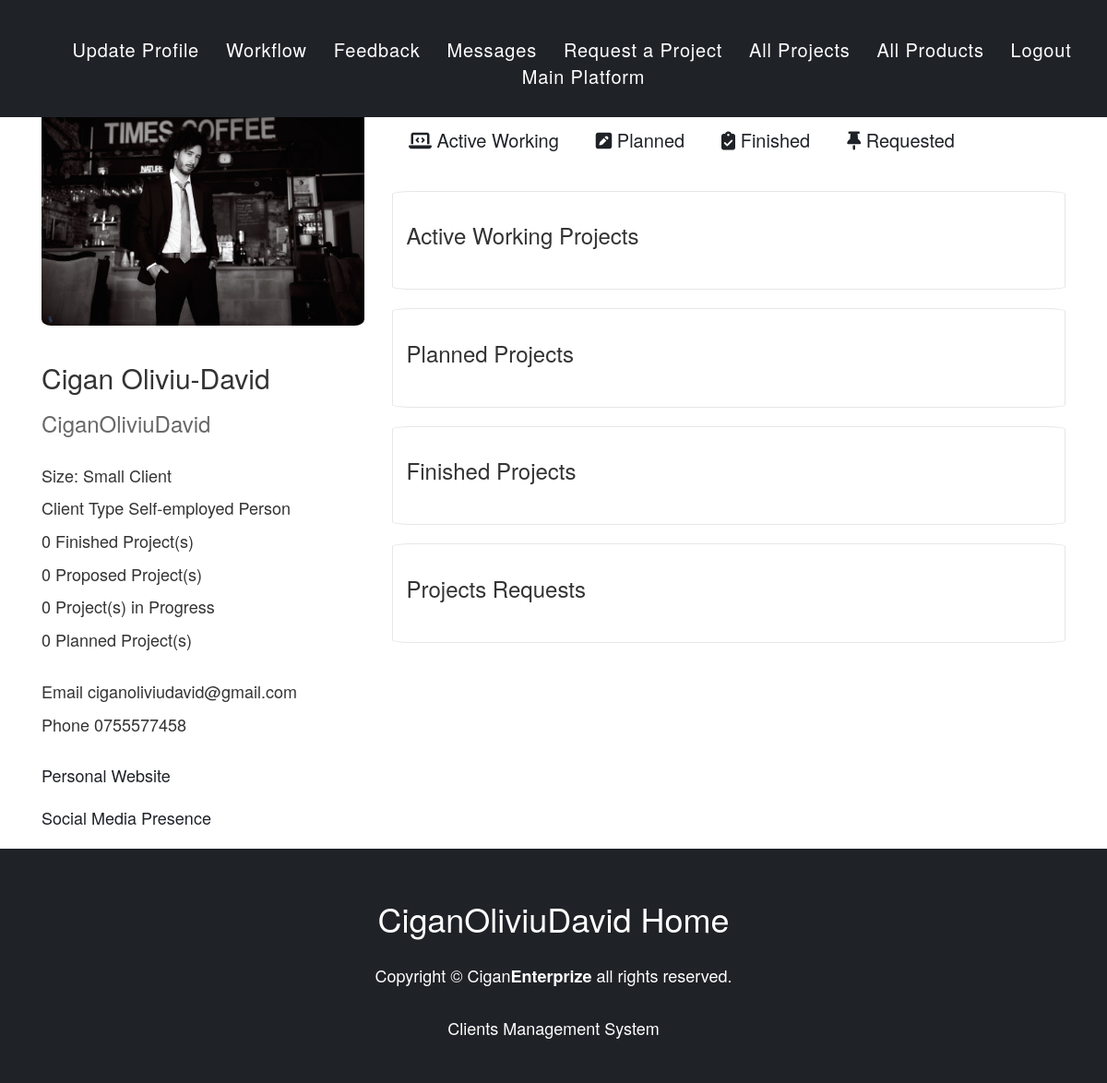
The page /client/home/ (signed in) on the database its author committed.
### ClientsManagement/models.py (models this page shows, shortened)
class ClientsDetail(models.Model):
    user = models.ForeignKey(User, on_delete=models.CASCADE, name='user')
    size_of_client = models.CharField(max_length=100, choices=SIZE_OF_CLIENT, default="Small Client")
    type_of_client = models.CharField(max_length=100, choices=TYPE_OF_CLIENT, default="Self-employed Person")
    number_of_finished_projects = models.IntegerField(default=0)
    number_of_proposed_projects = models.IntegerField(default=0)
    number_of_projects_in_progress = models.IntegerField(default=0)
    number_of_planned_projects = models.IntegerField(default=0)
    profile_image = models.ImageField(upload_to='clients-profile-images/',
                                      default='/clients-profile-images/default.jpg')
    first_name = models.CharField(max_length=100, default="")
    last_name = models.CharField(max_length=100, default="")
    client_description = models.TextField(default="")
    email = models.EmailField(max_length=248, default="")
    phone_number = models.CharField(max_length=10, default="")
    website = models.URLField(max_length=200, default="")
    social_media_presence = models.URLField(max_length=200, default="")

### ClientsManagement/views.py (the view)
# urls.py: path('home/', views.index, name='index'),
@login_required
def index(request):
    template_name = 'views/client_index_view.html'
    client_details_query = ClientsDetail.objects.filter(user=request.user)[:3]
    active_working_projects_query = ActiveWorkingProject.objects.filter(user=request.user)[:3]
    finished_projects_query = FinishedProject.objects.filter(user=request.user)[:3]
    planned_projects_query = PlannedProject.objects.filter(user=request.user)[:3]
    projects_request_query = ProjectsRequest.objects.filter(user=request.user)[:3]
    args = {
        'client_details_query': client_details_query,
        'active_working_projects_query': active_working_projects_query,
        'finished_projects_query': finished_projects_query,
        'planned_projects_query': planned_projects_query,
        'projects_request_query': projects_request_query,
    }
    create_user_in_client_detail(request.user)
    set_number_of_finished_projects_for_user(request.user)
    set_number_of_active_projects_for_user(request.user)
    set_number_of_planned_projects_for_user(request.user)
    set_number_of_requested_projects_for_user(request.user)
    save_project_from_active_projects_in_finished_projects(request.user)
    save_project_from_requested_projects_in_planned_projects(request.user)
    save_project_from_planned_projects_in_active_projects(request.user)
    return render(request, template_name, args)

### Index/client_projects_relationship.py (called while the page is built)
def get_number_of_finished_projects_for_user(user):
    result = FinishedProject.objects.filter(user=user)
    return result.count()

def get_number_of_active_projects_for_user(user):
    result = ActiveWorkingProject.objects.filter(user=user)
    return result.count()

def get_number_of_planned_projects_for_user(user):
    result = PlannedProject.objects.filter(user=user)
    return result.count()

def get_number_of_requested_projects_for_user(user):
    result = ProjectsRequest.objects.filter(user=user)
    return result.count()

def set_number_of_finished_projects_for_user(user):
    user_query = ClientsDetail.objects.get(user=user)
    user_query.number_of_finished_projects = get_number_of_finished_projects_for_user(user)
    user_query.save()

def set_number_of_active_projects_for_user(user):
    user_query = ClientsDetail.objects.get(user=user)
    user_query.number_of_projects_in_progress = get_number_of_active_projects_for_user(user)
    user_query.save()

def set_number_of_planned_projects_for_user(user):
    user_query = ClientsDetail.objects.get(user=user)
    user_query.number_of_planned_projects = get_number_of_planned_projects_for_user(user)
    user_query.save()

def set_number_of_requested_projects_for_user(user):
    user_query = ClientsDetail.objects.get(user=user)
    user_query.number_of_proposed_projects = get_number_of_requested_projects_for_user(user)
    user_query.save()

### Index/projects_administration.py (called while the page is built, shortened)
def save_project_from_active_projects_in_finished_projects(user):
    projects_query = ActiveWorkingProject.objects.filter(user=user)

def save_project_from_requested_projects_in_planned_projects(user):
    projects_query = ProjectsRequest.objects.filter(user=user)

def save_project_from_planned_projects_in_active_projects(user):
    projects_query = PlannedProject.objects.filter(user=user)

### Index/setup_client_profile.py (called while the page is built)
def create_user_in_client_detail(user):
    if not ClientsDetail.objects.filter(user=user):
        save_to_database = ClientsDetail(user=user)
        save_to_database.save()

### ClientsManagement/templates/views/client_index_view.html (shortened to what this page needs)
{% extends 'layouts/main_layout.html' %}
{% block head %}
    {% load static %}
    <link rel="stylesheet" type="text/css" href="{% static 'css/style_cms.css' %}">
    <link rel="stylesheet" type="text/css" href="{% static 'css/mobile_adjust_cms.css' %}">
{% endblock %}
{% block content %}
<div align="center">
    <nav>
        <div class="nav-container">
            <ul>
                <li><a href="{% url 'update_profile' %}">Update Profile</a></li>
                <li><a href="{% url 'index' %}">Workflow</a></li>
                <li><a href="{% url 'feedback_page' %}">Feedback</a></li>
                <li><a href="{% url 'client_messages' %}">Messages</a></li>
                <li><a href="{% url 'projects_request' %}">Request a Project</a></li>
                <li><a href="{% url 'projects_handler' %}">All Projects</a></li>
                <li><a href="{% url 'product_handler' %}">All Products</a></li>
                <li><a href="{% url 'logout' %}">Logout</a></li>
                <li><a href="/">Main Platform</a></li>
            </ul>
        </div>
    </nav>
</div>
<div>&nbsp;</div><div>&nbsp;</div><div>&nbsp;</div>
<div class="container" id="content">
        <div class="col-lg-4">
            <div class="profile">
            {% for client in client_details_query %}
                <img src="{{ client.profile_image.url }}" />
            {% endfor %}
            <div>&nbsp;</div>
            {% for client in client_details_query %}
                <h2>{{ client.last_name }} {{ client.first_name }}</h2>
            {% endfor %}
            <h3>{{ user.username }}</h3>
            <div>&nbsp;</div>
            {% for client in client_details_query %}
                <p>Size: {{ client.size_of_client }}</p>
                <p>Client Type {{ client.type_of_client }}</p>
                <p>{{ client.number_of_finished_projects }} Finished Project(s)</p>
                <p>{{ client.number_of_proposed_projects }} Proposed Project(s)</p>
                <p>{{ client.number_of_projects_in_progress }} Project(s) in Progress</p>
                <p>{{ client.number_of_planned_projects }} Planned Project(s)</p>
                <div>&nbsp;</div>
                <p>Email {{ client.email }}</p>
                <p>Phone {{ client.phone_number }}</p>
                <div>&nbsp;</div>
                <a target="_blank" href="{{ client.website }}">Personal Website</a>
                <div>&nbsp;</div>
                <a target="_blank" href="{{ client.social_media_presence }}">Social Media Presence</a>
            {% endfor %}
            </div>
        </div>
        <div class="col-lg-8" align="left">
            <div class="scrollmenu">
                <a href="{% url 'active_working_projects' %}"><i class="fas fa-laptop-code"></i> Active Working</a>
                <a href={% url 'planned_projects' %}><i class="fas fa-pen-square"></i> Planned</a>
                <a href="{% url 'finished_projects' %}"><i class="fas fa-clipboard-check"></i> Finished</a>
                <a href={% url 'requested_projects' %}><i class="fas fa-thumbtack"></i> Requested</a>
            </div>
            <div>&nbsp;</div>
            <div class="GeneralPresentationProjects">
                <h3>Active Working Projects</h3>
                <div>&nbsp;</div>
            </div>
            <div>&nbsp;</div>
            <div class="GeneralPresentationProjects">
                <h3>Planned Projects</h3>
                <div>&nbsp;</div>
            </div>
            <div>&nbsp;</div>
            <div class="GeneralPresentationProjects">
                <h3>Finished Projects</h3>
                <div>&nbsp;</div>
            </div>
            <div>&nbsp;</div>
            <div class="GeneralPresentationProjects">
                <h3>Projects Requests</h3>
                <div>&nbsp;</div>
            </div>
        </div>
    </div>
    <div>&nbsp;</div>
    <div class="footer" align="center">
        <h1>{{ user.username }} Home</h1>
        <div>&nbsp;</div>
        <p>Copyright &copy; Cigan<b>Enterprize</b> all rights reserved.</p>
        <div>&nbsp;</div>
        <p>Clients Management System</p>
    </div>
{% endblock %}

### ClientsManagement/templates/layouts/main_layout.html (shortened to what this page needs)
<!DOCTYPE html>
<html lang="en">
<head>
  <link rel="stylesheet" href="https://stackpath.bootstrapcdn.com/font-awesome/4.7.0/css/font-awesome.min.css">
  <link rel="stylesheet" href="https://maxcdn.bootstrapcdn.com/bootstrap/3.3.7/css/bootstrap.min.css">
  <link rel="stylesheet" href="https://maxcdn.bootstrapcdn.com/bootstrap/3.3.7/css/bootstrap-theme.min.css">
  <link rel="stylesheet" href="https://stackpath.bootstrapcdn.com/font-awesome/4.7.0/css/font-awesome.min.css">
  {% block head %}
  {% endblock %}
</head>
<body>
    {% block content %}
    {%  endblock %}
</body>
</html>

### ClientsManagement/static/css/style_cms.css (style rules this page uses)
#content { margin-top: 5%; }
p { font-size: 18px; }
.profile img { width: 100%; border-radius: 3%; }
.profile h3 { color: #686868; }
.profile a { font-size: 18px; color: #1f2227; transition: all 500ms ease; text-decoration: none; }
.GeneralPresentationProjects { border: 1px solid #e6e6e6; border-radius: 3%; padding: 2%; }
nav { padding: 20px; background: #1f2227; position: fixed; width: 100%; z-index: 1000; }
nav ul li { display: inline-block; }
nav ul li:not(:first-child) { margin-left: 25px; }
nav ul li a { display: inline-block; outline: none; color: #ffffff; font-size: 20px; text-decoration: none; letter-spacing: 0.04em; transition: all 500ms ease; }
div .scrollmenu { overflow: auto; white-space: nowrap; }
div .scrollmenu a { display: inline-block; text-align: center; color: #1f2227; padding: 18px; text-decoration: none; transition: all 500ms ease; font-size: 20px; border-bottom: 2px solid #ffffff; }
.footer { background: #1f2227; color: #ffffff; padding: 3%; }

### rows shown on the page
ClientsDetail: profile_image (picture), last_name "Cigan", first_name "Oliviu-David", size_of_client "Small Client", type_of_client "Self-employed Person", number_of_finished_projects "0", number_of_proposed_projects "0", number_of_projects_in_progress "0", number_of_planned_projects "0", email "ciganoliviudavid@gmail.com", phone_number "0755577458"

### other values the page prints
{{ user.username }} "CiganOliviuDavid"
